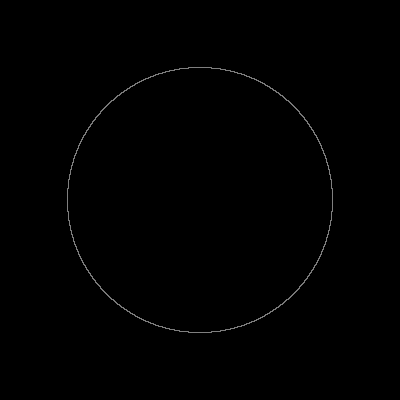
Frame 1 (no input)
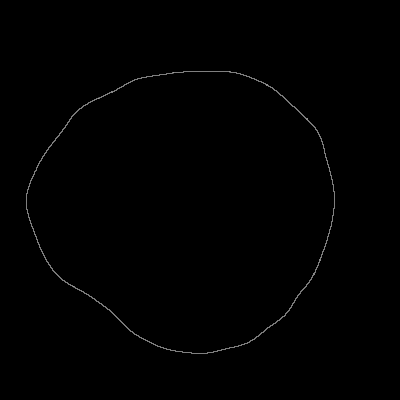
Frame 60 (the mouse pressed at the canvas centre just before this capture)
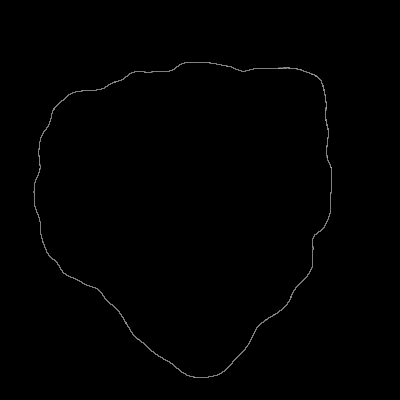
Frame 120 (the mouse held since frame 60 and released just before this capture)

The Processing sketch that drew these frames (run headless with seeded random() and noise(); from frame 60 on, the mouse is pressed at the canvas centre):

// Processing sketch: noise_loop
// ── noise_loop.pde
ArrayList<PVector> points=new ArrayList<PVector>();
float r=100.0;
float noise_r=0;
float prec=100000.0;
float noise_ang=0.0;
float acc_ang=0.0;
float noise_mag=10.0;
float offset=0.01;
void setup()
{
  size(400,400);  
  background(0);
  stroke(255);
  strokeWeight(0.5);
}
void draw()
{
  background(0);
  translate(width/2,height/2);
  float diff=TWO_PI/prec;
  for(float i=0;i<TWO_PI+diff;i+=diff)
  {
    float newr=r*(1+noise(noise_r*cos(offset+i)+1,noise_r*sin(offset+i)+1));
    points.add(new PVector(newr*cos(i),newr*sin(i)));
  }
  noFill();
  beginShape();
  for(PVector P : points)
  {
    vertex(P.x,P.y);
  }
  endShape(CLOSE);
  reset();
  ///offset+=0.01;
  noise_r+=0.01;
}
void reset()
{
  points.clear();
  noise_ang=0;
  acc_ang=0;
}
